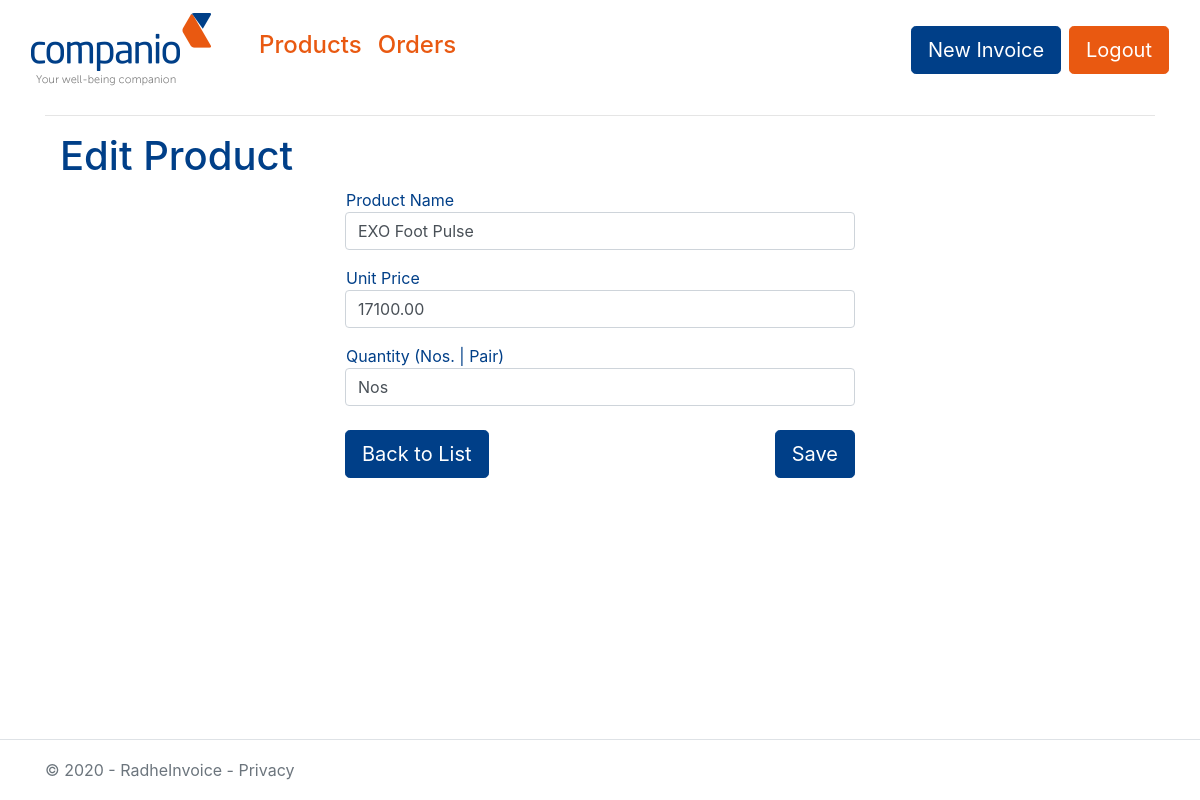
/Product/Edit/1 (signed in), run on the app's committed database.
### Product/models.py (models this page shows)
class Product(models.Model):
    Id = models.AutoField(primary_key=True)
    ProductName = models.CharField(max_length=50,blank=False)
    UnitPrice = models.DecimalField(blank=False, max_digits= 9, decimal_places= 2)
    Quantity_abbr = models.CharField(max_length=5,null=True)
    CreatedOn = models.DateTimeField(blank=False)
    UpdatedOn = models.DateTimeField(blank=True, null=True)
    class Meta:
        db_table = "Product"

### Product/views.py (the view)
# urls.py: path('Edit/<int:productId>',views.Edit,name = 'EditProduct')
@login_required(login_url='/')
def Edit(request, productId):
    if request.user.is_authenticated:
        if request.method == "POST":
            id = request.POST["Id"]
            ProductName = request.POST["ProductName"]
            UnitPrice = request.POST["UnitPrice"]
            Quantity_Abbr = request.POST["QuantityName"]
            ProductData = Product.objects.get(Id=id)
            ProductData.ProductName = ProductName
            ProductData.UnitPrice = UnitPrice
            ProductData.Quantity_abbr = Quantity_Abbr
            ProductData.UpdatedOn = datetime.datetime.now()
            ProductData.save()
            messages.add_message(request, messages.SUCCESS, "Product Edited Successfully")
            return redirect('ProductList')
        else:
            product = Product.objects.get(Id = productId)
            context = { 'product' : product }
            return render(request, 'Product/Edit.html', context)
    else:
        messages.error(request, "Invalid username or password.")
        return render(request,"InvoiceList/Login.html")

### templates/Product/Edit.html (shortened to what this page needs)
{% extends "Base/base.html" %}
{% load static %}
{% block body %}
    <hr />
    <div class="container my-3">
    <h1 style="color: #003f88">Edit Product</h1>
    <form method="post" name="productForm" id="productForm" action="{% url 'EditProduct' productId=product.Id %}">
        <div class="form-group col-lg-6 mx-auto">
            <label class="control-label" for="ProductName">Product Name</label>
            <input type="text" id="ProductName" name="ProductName" class="form-control" value="{{ product.ProductName }}" placeholder="Product  Name" />
        </div>
        <div class="form-group col-lg-6 mx-auto">
            <label class="control-label" for="UnitPrice">Unit Price</label>
            <input type="text" id="UnitPrice" name="UnitPrice" class="form-control" value="{{ product.UnitPrice }}" placeholder="Unit Price" />
        </div>
        <div class="form-group col-lg-6 mx-auto">
            <label class="control-label" for="UnitPrice">Quantity (Nos. | Pair)</label>
            <input type="text" id="Quantity-Name" name="QuantityName" class="form-control" value="{{ product.Quantity_abbr }}" placeholder="Quantity Name" />
        </div>
        <div class="d-flex justify-content-between col-lg-6 mx-auto mt-4">
            <div class="form-group">
                <a class="btn btn-info btn-lg btn-submit" href="{% url 'ProductList' %}" >Back to List</a>
            </div>
            <div class="form-group">
                <input type="submit" value="Save" class="btn btn-lg btn-submit" />
            </div>
        </div>
    </form>
</div>
{% endblock %}

### static/CSS/site.css (style rules this page uses)
a { color: #0366d6; }
html { font-size: 14px; }
@media (min-width: 768px) { html { font-size: 16px; } }
html { position: relative; min-height: 100%; }
body { margin-bottom: 60px; }
label { color: #003f88; }
label { margin-bottom: 0px !important; margin-left: 1px !important; }
.btn-submit { background-color: #003f88 !important; color: white !important; border-color: #003f88 !important; }

### data on the page
Product: ProductName "EXO Foot Pulse", UnitPrice "17100.00", QuantityName "Nos"
